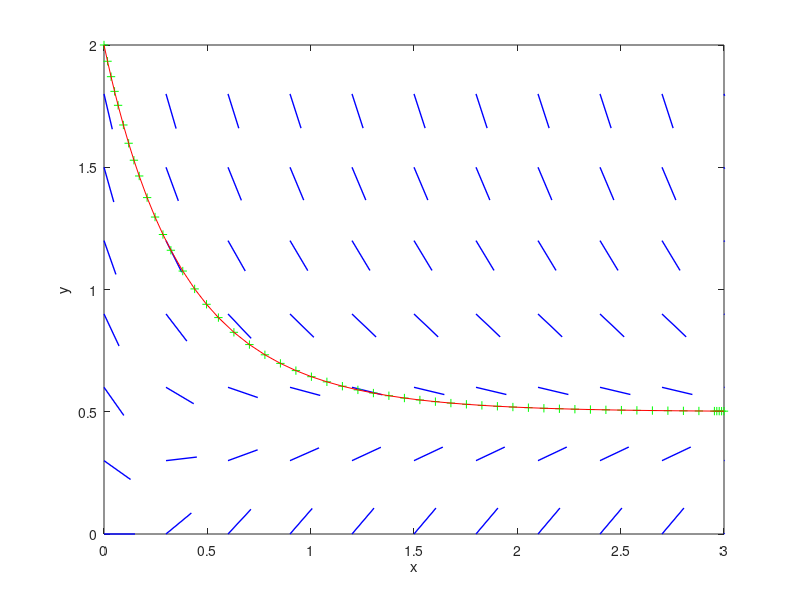

The MATLAB script that drew this image:
function this()
    [T,Y] = ode45(@f, [0 3], 2);

    % Interval bounds
    tmin =0;
    tmax =3;
    ymin=0;
    ymax=2;
    % Grid spacing
    spacing = 0.3;

    % Define x and y coordinates
    [pt , py] = meshgrid(tmin:spacing:tmax,ymin:spacing:ymax);

    % Calculate slopes
    ydash = 1-exp(-4*pt)-2*py;

    % Define slope vector components
    dt = (spacing/2)./sqrt(1+ydash.^2);
    dy = (spacing/2)*ydash./sqrt(1+ydash.^2);

    % Create slope field
    q = quiver(pt, py, dt, dy,'b','AutoScale','off');
    hold on
    plot(T, Y, 'g+')
    plot(T, Y, 'r')
    set(q,'ShowArrowHead','off','LineWidth',1)

    % Set axis and labels
    axis([tmin tmax ymin ymax])
    xlabel('x')
    ylabel('y')
end

function ydash = f(t,y)
    ydash = 1-exp(-4*t)-2*y
end

